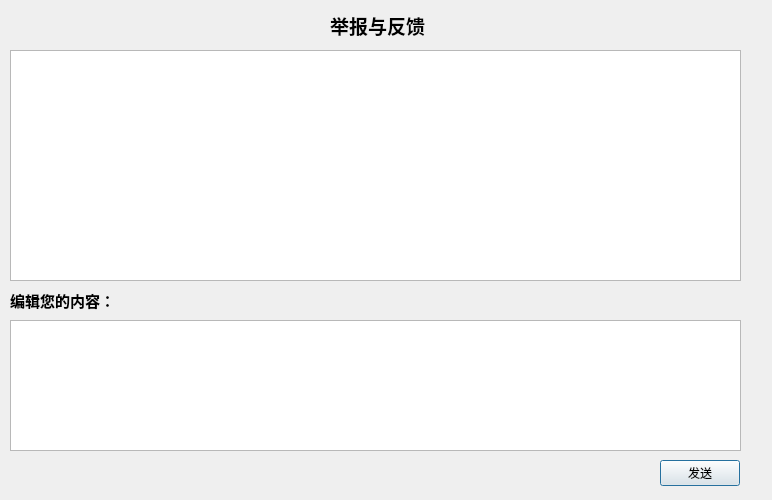
<?xml version="1.0" encoding="UTF-8"?>
<ui version="4.0">
 <class>feedbackDialog</class>
 <widget class="QDialog" name="feedbackDialog">
  <property name="geometry">
   <rect>
    <x>0</x>
    <y>0</y>
    <width>772</width>
    <height>500</height>
   </rect>
  </property>
  <property name="windowTitle">
   <string>Dialog</string>
  </property>
  <widget class="QPushButton" name="sendButton">
   <property name="geometry">
    <rect>
     <x>660</x>
     <y>460</y>
     <width>80</width>
     <height>26</height>
    </rect>
   </property>
   <property name="text">
    <string>发送</string>
   </property>
  </widget>
  <widget class="QTextEdit" name="messBrowser">
   <property name="geometry">
    <rect>
     <x>10</x>
     <y>50</y>
     <width>731</width>
     <height>231</height>
    </rect>
   </property>
   <property name="readOnly">
    <bool>true</bool>
   </property>
  </widget>
  <widget class="QTextEdit" name="messEdit">
   <property name="geometry">
    <rect>
     <x>10</x>
     <y>320</y>
     <width>731</width>
     <height>131</height>
    </rect>
   </property>
  </widget>
  <widget class="QLabel" name="label">
   <property name="geometry">
    <rect>
     <x>330</x>
     <y>10</y>
     <width>141</width>
     <height>31</height>
    </rect>
   </property>
   <property name="font">
    <font>
     <family>Calibri</family>
     <pointsize>14</pointsize>
     <weight>75</weight>
     <bold>true</bold>
    </font>
   </property>
   <property name="text">
    <string>举报与反馈</string>
   </property>
  </widget>
  <widget class="QLabel" name="label_2">
   <property name="geometry">
    <rect>
     <x>10</x>
     <y>290</y>
     <width>131</width>
     <height>21</height>
    </rect>
   </property>
   <property name="font">
    <font>
     <family>Calibri</family>
     <pointsize>11</pointsize>
     <weight>75</weight>
     <bold>true</bold>
    </font>
   </property>
   <property name="text">
    <string>编辑您的内容：</string>
   </property>
  </widget>
 </widget>
 <resources/>
 <connections/>
</ui>
